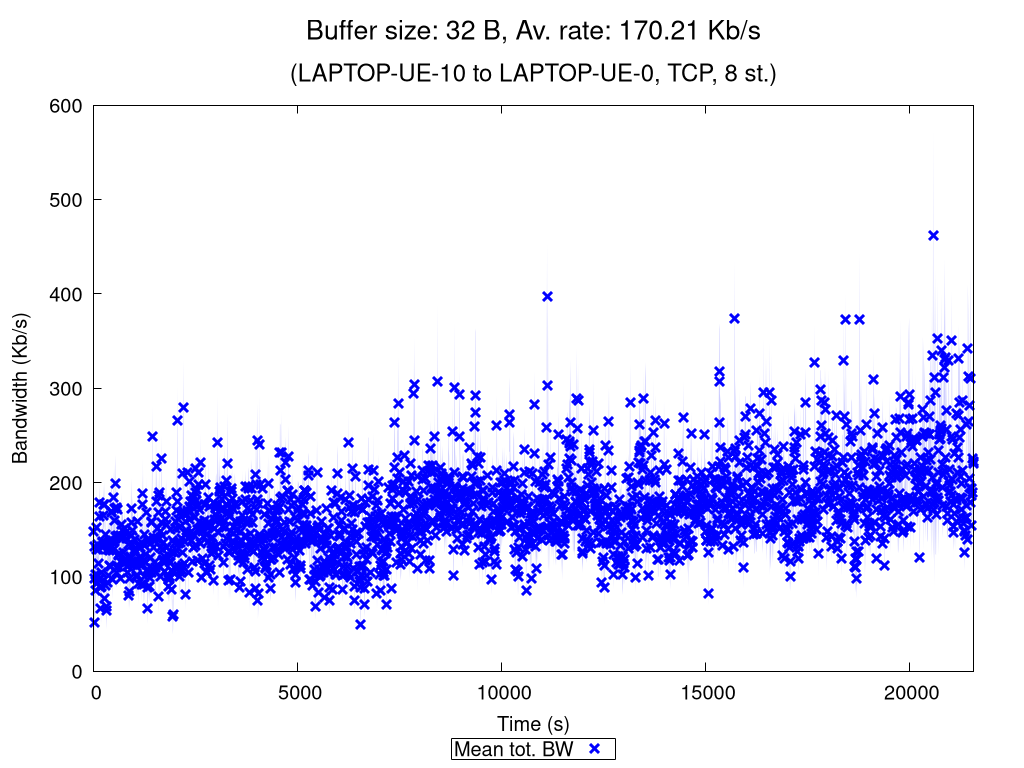

Write gnuplot code to recreate this figure.
set terminal pngcairo nocrop enhanced size 1024,768 font "Verdana,15"
set output "TCP_8_st_2020_11_25_16-04-39_two2one_00032B.png"

set title "{/=20 Buffer size: 32 B, Av. rate: 170.21 Kb/s}\n\n{/=18 (LAPTOP-UE-10 to LAPTOP-UE-0, TCP, 8 st.)}"

set xlabel "Time (s)"
set ylabel "Bandwidth (Kb/s)"
set ytics nomirror
set key bmargin center horizontal box samplen 1 width -1
set bmargin 4.6
set rmargin 4.5

rf = 1000.0  # rate factor
set style fill transparent solid 0.2 noborder
set autoscale xfix
plot "TCP_8_st_2020_11_25_16-04-39_two2one_00032B_iperf_processed.dat" using 1:($2/rf-$3/rf):($2/rf+$3/rf) with filledcurves lc rgb "blue" notitle, \
     "" using 1:($2/rf) with points pt 2 ps 1.5 lw 3 lc rgb "blue" title "Mean tot. BW", \
